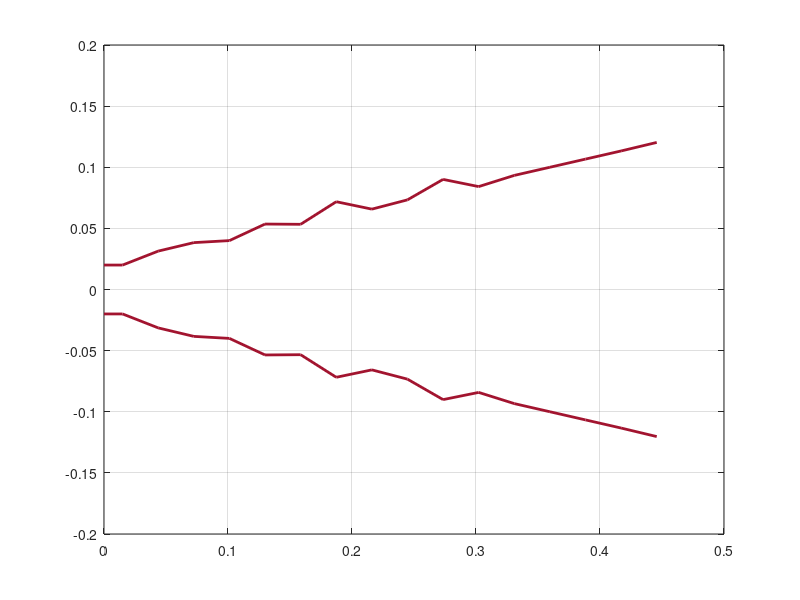

Recreate this plot in MATLAB. (Note: this script raises an error after producing the figure.)
%% Optimum design for -45dB return loss from pattern search optimization 
clear;
c0 = 3e8;
F = 5e9;
lamb = c0./F;

N = 16;
data = load('ga_V2L_ms3serv2_fl.mat');
r = data.fmin2.r;
R = [r(1) r(1:N)];
% R = [0.02253 0.02253 0.03353 0.03917 0.05562 0.05946 0.05901 0.07181 0.08365 0.1009 0.08275 0.08619 0.1107 0.1097 0.1106 0.1297...
%     0.1182];
% N = length(R) - 1;
Len = r(N + 1);

l1 = lamb./4;
L = [l1 ones(1, N - 1)./N .* Len];

for i = 1:N
    L_axis(i) = sum(L(1:i));
end
L_axis = [0 L_axis];
figure;
plot(L_axis, R, 'LineWidth', 2, 'Color', [0.6350, 0.0780, 0.1840] );
hold on;
plot(L_axis, -R, 'LineWidth', 2, 'Color', [0.6350, 0.0780, 0.1840] );

grid on;

%% Iteration over the frequencies 

SP = [R(2:end) Len];

XMN_data = load('Xmn.mat');
str = XMN_data.Xmn;

fc_ = fc(R(2), 1, 1);

F = linspace(fc_(1)+fc_(1)./100, fc_(3), 10);
% F = 5e9;
% objective = @(x) GSM_N_opt_allvar(SP(1:N), SP(N+1), x(1:length(F)), 0);

% for i = 1:length(F)
RL = GSM_N_opt_allvar(SP(1:N), SP(N+1), F, 20);
% end

figure;
plot(F*1e-9, RL, 'LineWidth', 2);


